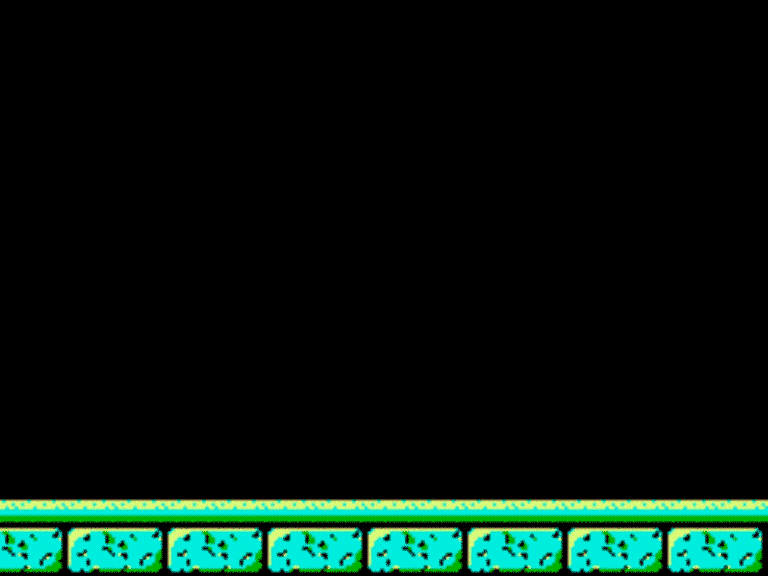

Tiled map render using the project's own tile images. Description and the whole map definition, tile-layer contents included, below:
An orthogonal 12x9 tile map with 64x64 px tiles, 1 tile layer (Capa de patrones 1) and 6 objects (3x wall, boss2, player, pocionx).

<map version="1.2" tiledversion="2020.05.07" orientation="orthogonal" renderorder="right-down" width="12" height="9" tilewidth="64" tileheight="64" infinite="0" nextlayerid="3" nextobjectid="8">
 <tileset firstgid="1" source="mapalv2_sprite.tsx" />
 <layer id="1" name="Capa de patrones 1" width="12" height="9">
  <data encoding="csv">
189,190,191,192,193,194,195,196,197,198,199,200,
389,390,391,392,393,394,395,396,397,398,399,400,
589,590,591,592,593,594,595,596,597,598,599,600,
789,790,791,792,793,794,795,796,797,798,799,800,
989,990,991,992,993,994,995,996,997,998,999,1000,
1189,1190,1191,1192,1193,1194,1195,1196,1197,1198,1199,1200,
1389,1390,1391,1392,1393,1394,1395,1396,1397,1398,1399,1400,
1589,1590,1591,1592,1593,1594,1595,1596,1597,1598,1599,1600,
1789,1790,1791,1792,1793,1794,1795,1796,1797,1798,1799,1800
</data>
 </layer>
 <objectgroup id="2" name="plataformas">
  <object id="1" name="wall" x="4.83099" y="501.043" width="757.775" height="22.0845" />
  <object id="2" name="wall" x="1.38028" y="2.76057" width="4.14085" height="574.888" />
  <object id="4" name="boss2" x="608.015" y="432.719" width="55" height="160" />
  <object id="5" name="player" x="48.3099" y="435.479" />
  <object id="6" name="wall" x="762.606" y="-1.38028" width="4.14085" height="574.888" />
  <object id="7" name="pocionx" x="417.536" y="359.563" width="13.1127" height="15.1831" />
 </objectgroup>
</map>